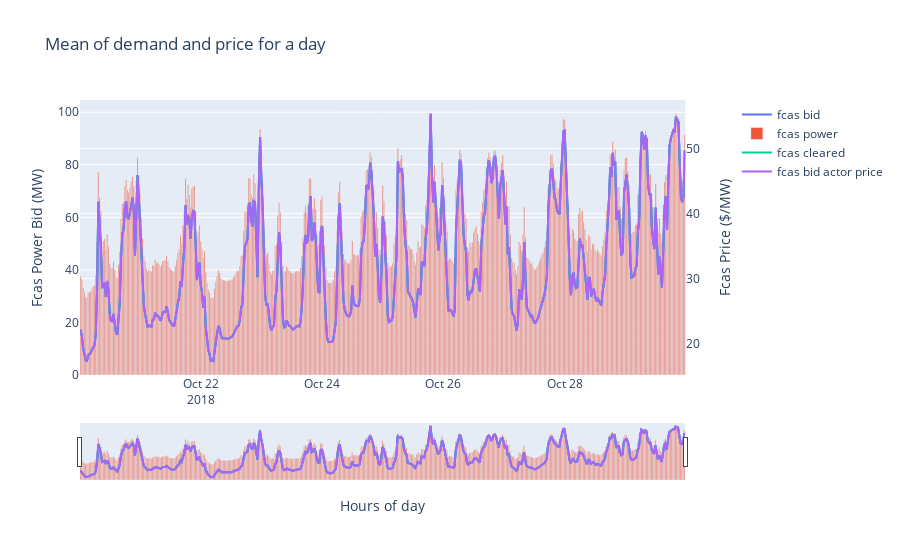

The cell this chart's notebook holds for it:
### Code cell
fig = make_subplots(specs=[[{"secondary_y": True}]])
fig.add_trace(go.Scatter(x=results['timestamp'], y=results['b_fcas_price'], name='fcas bid'), secondary_y=True)
fig.add_trace(go.Bar(x=results['timestamp'], y=results['b_fcas_power'], name='fcas power'), secondary_y=False)
fig.add_trace(go.Scatter(x=results['timestamp'], y=results['fcas_clearing_price'], name='fcas cleared'), secondary_y=True)
fig.add_trace(go.Scatter(x=results['timestamp'], y=results['b_fcas_actor_price'], name='fcas bid actor price'), secondary_y=True)

# fig.add_trace(go.Scatter(x=results['timestamp'].index, y=results['raise_demand'], name='fcas demand'), secondary_y=True)

# Add figure title
fig.update_layout(
    title_text="Mean of demand and price for a day",
    xaxis_rangeslider_visible=True,
)

# Set x-axis title
fig.update_xaxes(title_text="Hours of day")

# Set y-axes titles
fig.update_yaxes(title_text="Fcas Price ($/MW)", secondary_y=True)
fig.update_yaxes(title_text="Fcas Power Bid (MW)", secondary_y=False)

fig.show()

### Figure 1 — Plotly figure (JSON) as saved in the notebook; plotly's stock layout.template omitted (floating-point values rounded to 4 significant figures; data arrays with more than 128 entries replaced by an {"elided": "..."} marker saying what was removed)
{"data": [{"name": "fcas bid", "type": "scatter", "x": {"elided": "479 str values"}, "xaxis": "x", "y": {"elided": "479 float values"}, "yaxis": "y2"}, {"name": "fcas power", "type": "bar", "x": {"elided": "479 str values"}, "xaxis": "x", "y": {"elided": "479 str values"}, "yaxis": "y"}, {"name": "fcas cleared", "type": "scatter", "x": {"elided": "479 str values"}, "xaxis": "x", "y": {"elided": "479 float values"}, "yaxis": "y2"}, {"name": "fcas bid actor price", "type": "scatter", "x": {"elided": "479 str values"}, "xaxis": "x", "y": {"elided": "479 float values"}, "yaxis": "y2"}], "layout": {"title": {"text": "Mean of demand and price for a day"}, "xaxis": {"anchor": "y", "domain": [0, 0.94], "rangeslider": {"visible": true}, "title": {"text": "Hours of day"}}, "yaxis": {"anchor": "x", "domain": [0, 1], "title": {"text": "Fcas Power Bid (MW)"}}, "yaxis2": {"anchor": "x", "overlaying": "y", "side": "right", "title": {"text": "Fcas Price ($/MW)"}}}}
